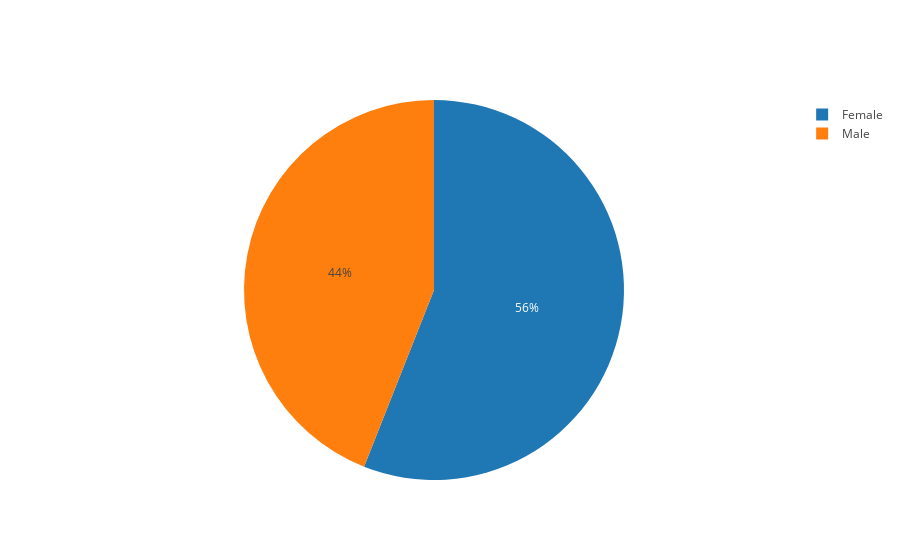

The notebook cell saved with this chart:
### Code cell
df = [go.Pie(labels = df_gender.index,
              values = df_gender.values,
              hoverinfo = 'label+value')]

plotly.offline.iplot(df,filename = 'activity_category')

### Figure 1 — Plotly figure (JSON) as saved in the notebook; plotly's stock layout.template omitted (floating-point values rounded to 4 significant figures)
{"data": [{"hoverinfo": "label+value", "labels": ["Male", "Female"], "values": [88, 112], "type": "pie", "uid": "d50c5470-ea95-4c35-80e2-7da4a75d2e2d"}], "layout": {}}
